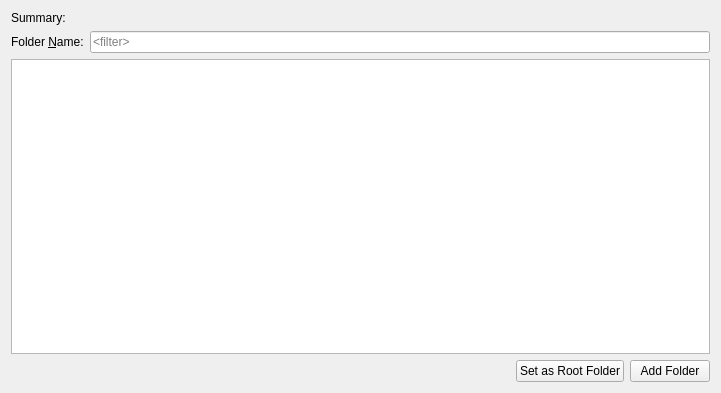
<?xml version="1.0" encoding="UTF-8"?>
<ui version="4.0">
 <class>CFoldersView</class>
 <widget class="QWidget" name="CFoldersView">
  <property name="geometry">
   <rect>
    <x>0</x>
    <y>0</y>
    <width>721</width>
    <height>393</height>
   </rect>
  </property>
  <property name="windowTitle">
   <string>Dialog</string>
  </property>
  <layout class="QGridLayout" name="gridLayout">
   <item row="3" column="0" colspan="2">
    <spacer name="horizontalSpacer">
     <property name="orientation">
      <enum>Qt::Horizontal</enum>
     </property>
     <property name="sizeHint" stdset="0">
      <size>
       <width>40</width>
       <height>20</height>
      </size>
     </property>
    </spacer>
   </item>
   <item row="3" column="2">
    <widget class="QPushButton" name="setRootFolderBtn">
     <property name="sizePolicy">
      <sizepolicy hsizetype="Maximum" vsizetype="Fixed">
       <horstretch>0</horstretch>
       <verstretch>0</verstretch>
      </sizepolicy>
     </property>
     <property name="text">
      <string>Set as Root Folder</string>
     </property>
    </widget>
   </item>
   <item row="1" column="1" colspan="3">
    <widget class="QLineEdit" name="filter">
     <property name="placeholderText">
      <string>&lt;filter&gt;</string>
     </property>
    </widget>
   </item>
   <item row="2" column="0" colspan="4">
    <widget class="QTreeView" name="folders">
     <property name="editTriggers">
      <set>QAbstractItemView::NoEditTriggers</set>
     </property>
     <property name="sortingEnabled">
      <bool>true</bool>
     </property>
    </widget>
   </item>
   <item row="1" column="0">
    <widget class="QLabel" name="label">
     <property name="sizePolicy">
      <sizepolicy hsizetype="Maximum" vsizetype="Preferred">
       <horstretch>0</horstretch>
       <verstretch>0</verstretch>
      </sizepolicy>
     </property>
     <property name="text">
      <string>Folder &amp;Name:</string>
     </property>
     <property name="buddy">
      <cstring>filter</cstring>
     </property>
    </widget>
   </item>
   <item row="3" column="3">
    <widget class="QPushButton" name="addFolder">
     <property name="sizePolicy">
      <sizepolicy hsizetype="Maximum" vsizetype="Fixed">
       <horstretch>0</horstretch>
       <verstretch>0</verstretch>
      </sizepolicy>
     </property>
     <property name="text">
      <string>Add Folder</string>
     </property>
    </widget>
   </item>
   <item row="0" column="0" colspan="4">
    <widget class="QLabel" name="summary">
     <property name="text">
      <string>Summary:</string>
     </property>
    </widget>
   </item>
  </layout>
 </widget>
 <resources/>
 <connections/>
</ui>
